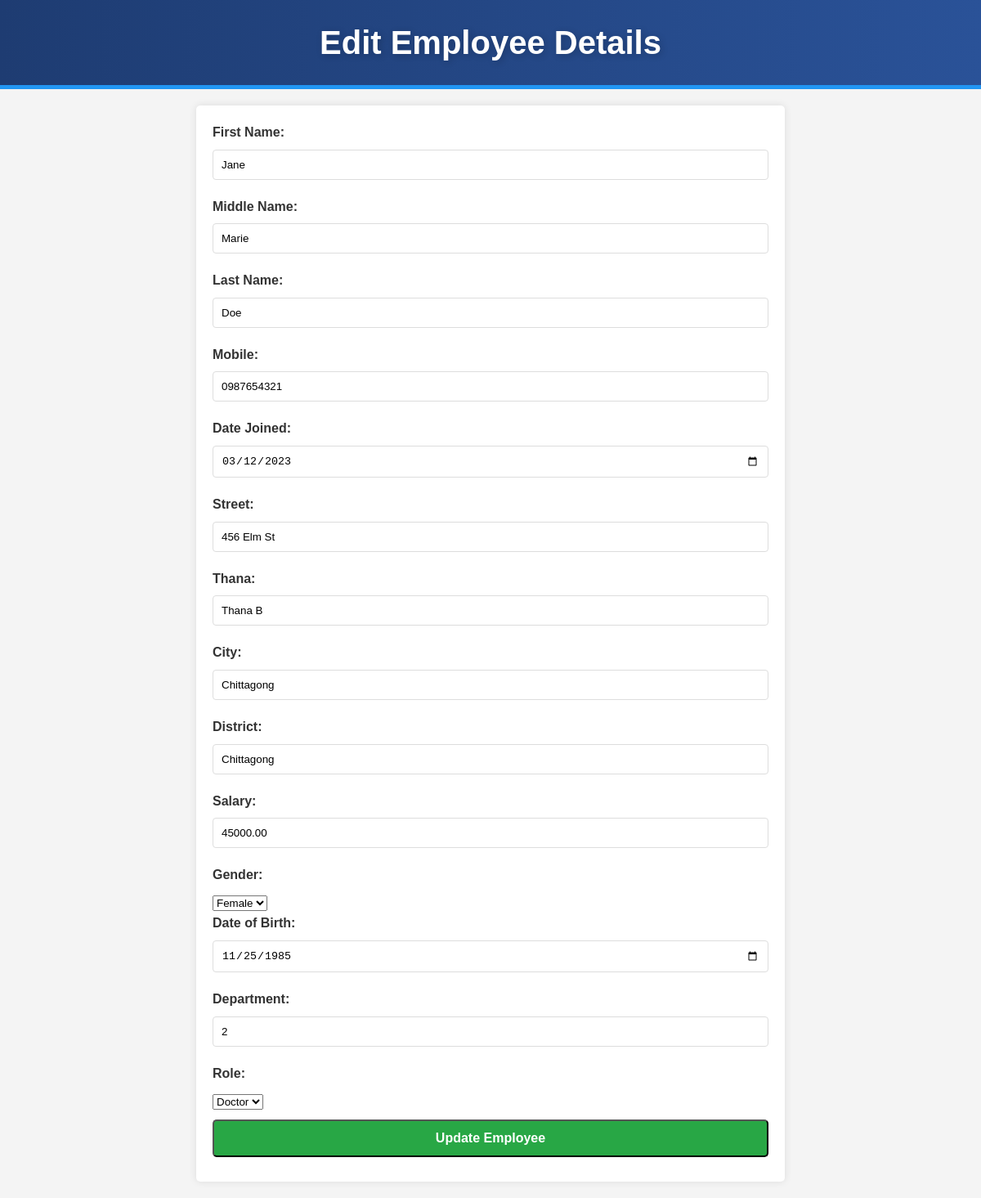
Screenshot of /management/employee_management/edit_employee.php?employee_id=2 with the database file from the repository.
### tables this page shows
CREATE TABLE `employees` (
  `employee_id` int(11) NOT NULL,
  `first_name` varchar(50) DEFAULT NULL,
  `mid_name` varchar(50) DEFAULT NULL,
  `last_name` varchar(50) DEFAULT NULL,
  `mobile` varchar(15) DEFAULT NULL,
  `date_joined` date DEFAULT NULL,
  `street` varchar(100) DEFAULT NULL,
  `thana` varchar(50) DEFAULT NULL,
  `city` varchar(50) DEFAULT NULL,
  `district` varchar(50) DEFAULT NULL,
  `salary` decimal(10,2) DEFAULT NULL,
  `gender` varchar(10) DEFAULT NULL,
  `date_of_birth` date DEFAULT NULL,
  `dept_id` int(11) DEFAULT NULL
);

### management/employee_management/edit_employee.php (the view, shortened to what this page needs)
<?php
include('../../includes/db_connection.php');
if (isset($_GET['employee_id'])) {
    $employee_id = $_GET['employee_id'];
    $query = "SELECT * FROM employees WHERE employee_id = '$employee_id'";
    $result = mysqli_query($conn, $query);
    if ($result && mysqli_num_rows($result) > 0) {
        $employee = mysqli_fetch_assoc($result);
    } else {
        echo "Employee not found.";
        exit;
    }
}
?>
<!DOCTYPE html>
<html lang="en">
<head>
    <link rel="stylesheet" href="../assets/css/style.css">
    <link rel="stylesheet" href="employee.css">
</head>
<body>
    <header>
        <h1>Edit Employee Details</h1>
    </header>
    <form action="edit_employee.php?employee_id=<?= $employee_id ?>" method="POST">
        <label for="first_name">First Name:</label>
        <input type="text" id="first_name" name="first_name" value="<?= $employee['first_name'] ?>" required>
        <label for="mid_name">Middle Name:</label>
        <input type="text" id="mid_name" name="mid_name" value="<?= $employee['mid_name'] ?>">
        <label for="last_name">Last Name:</label>
        <input type="text" id="last_name" name="last_name" value="<?= $employee['last_name'] ?>" required>
        <label for="mobile">Mobile:</label>
        <input type="text" id="mobile" name="mobile" value="<?= $employee['mobile'] ?>" required>
        <label for="date_joined">Date Joined:</label>
        <input type="date" id="date_joined" name="date_joined" value="<?= $employee['date_joined'] ?>" required>
        <label for="street">Street:</label>
        <input type="text" id="street" name="street" value="<?= $employee['street'] ?>" required>
        <label for="thana">Thana:</label>
        <input type="text" id="thana" name="thana" value="<?= $employee['thana'] ?>" required>
        <label for="city">City:</label>
        <input type="text" id="city" name="city" value="<?= $employee['city'] ?>" required>
        <label for="district">District:</label>
        <input type="text" id="district" name="district" value="<?= $employee['district'] ?>" required>
        <label for="salary">Salary:</label>
        <input type="number" id="salary" name="salary" value="<?= $employee['salary'] ?>" required>
        <label for="gender">Gender:</label>
        <select id="gender" name="gender" required>
            <option value="Female" <?= $employee['gender'] == 'Female' ? 'selected' : '' ?>>Female</option>
        </select>
        <label for="date_of_birth">Date of Birth:</label>
        <input type="date" id="date_of_birth" name="date_of_birth" value="<?= $employee['date_of_birth'] ?>" required>
        <label for="dept_id">Department:</label>
        <input type="number" id="dept_id" name="dept_id" value="<?= $employee['dept_id'] ?>" required>
        <label for="roll">Role:</label>
        <select id="roll" name="roll" onchange="toggleRoleFields()" required>
            <option value="Doctor" <?= $employee['roll'] == 'Doctor' ? 'selected' : '' ?>>Doctor</option>
        </select>
        <button type="submit">Update Employee</button>
    </form>
</body>
</html>

### assets/css/style.css (style rules this page uses)
* { margin: 0; padding: 0; box-sizing: border-box; }
body { font-family: "Arial", sans-serif; background: #f5f7fa; color: #333; line-height: 1.6; }
h1 { font-size: 2.5rem; margin-bottom: 20px; color: #fff; text-shadow: 2px 2px 8px rgba(0, 0, 0, 0.2); }
header { background: linear-gradient(to right, #1e3c72, #2a5298); color: #fff; text-align: center; padding: 40px 0; border-bottom: 5px solid #2196f3; }

### management/employee_management/employee.css (style rules this page uses)
body { font-family: Arial, sans-serif; margin: 0; padding: 0; background-color: #f4f4f4; }
header { background-color: #333; color: white; padding: 20px; text-align: center; }
h1 { margin: 0; }
a.btn, form button { background-color: #28a745; color: white; padding: 10px 20px; text-decoration: none; border-radius: 5px; font-weight: bold; display: inline-block; margin: 10px 0; cursor: pointer; }
form { margin: 20px auto; background-color: #fff; padding: 20px; border-radius: 5px; box-shadow: 0 0 10px rgba(0, 0, 0, 0.1); width: 60%; }
form label { display: block; margin-bottom: 8px; font-weight: bold; }
form input { width: 100%; padding: 10px; margin-bottom: 20px; border: 1px solid #ddd; border-radius: 4px; }
form button { display: block; width: 100%; padding: 12px; font-size: 16px; }

### rows the page displays
employees: first_name "Jane", mid_name "Marie", last_name "Doe", mobile "0987654321", date_joined "03/12/2023", street "456 Elm St", thana "Thana B", city "Chittagong", district "Chittagong", salary "45000.00", gender "Female", date_of_birth "11/25/1985", dept_id "2"
